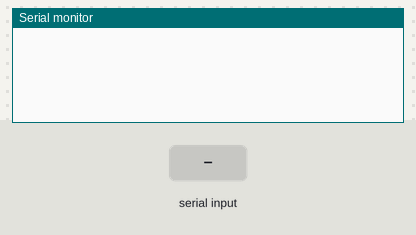
This sketch was run on a simulated Arduino Uno, built with avr-gcc and run on an emulated ATmega328P. On the bench: the last lines printed to the serial monitor. Inputs (shaded band) come from the test bench.

Above: at 1.2 s.
1.3 s: "90,45\n" received over Serial
At 1.8 s:
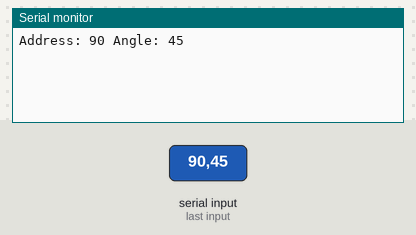
4.3 s: "30,150\n" received over Serial
At 5.3 s:
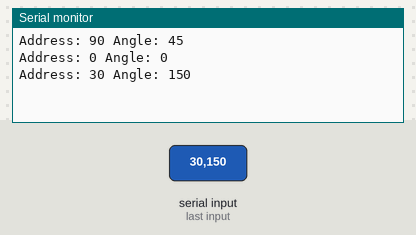
Timing chart, 0 to 7.3 s (numbered marks = the images above; inputs shaded):
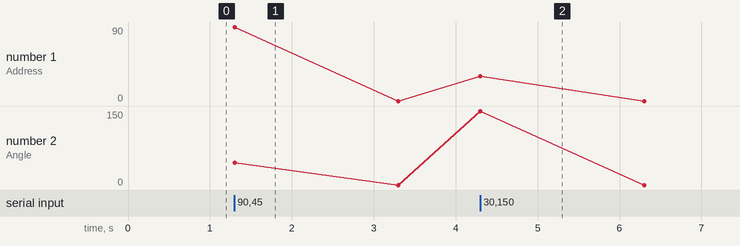

Measured:
- after the input at 1.3 s, the serial monitor: prints a new line at once (image 1)
- after the input at 4.3 s, the serial monitor: prints a new line at once (image 2)

The sketch:

MASTER_SERIAL.ino
```cpp
#include <Wire.h>

void write(byte dir, byte angle) {
    Wire.beginTransmission(dir);
    Wire.write(angle);
    Wire.endTransmission();
}

void setup() {
  Wire.begin();
  Serial.begin(115200);
}


void loop() {
  if (Serial.available()) {
    byte dir = Serial.parseInt();
    byte pos = Serial.parseInt();
    Serial.println("Address: " + String(dir) + " Angle: " + String(pos) + " ");
  }
}
```
